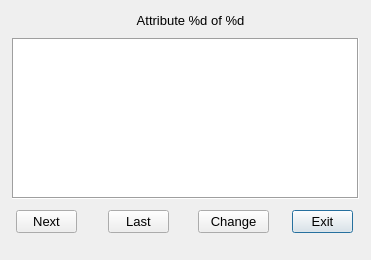
<?xml version="1.0" encoding="UTF-8"?>
<ui version="4.0">
 <class>AttributeEdit_Dialog</class>
 <widget class="QDialog" name="AttributeEdit_Dialog">
  <property name="geometry">
   <rect>
    <x>0</x>
    <y>0</y>
    <width>371</width>
    <height>260</height>
   </rect>
  </property>
  <property name="minimumSize">
   <size>
    <width>371</width>
    <height>260</height>
   </size>
  </property>
  <property name="maximumSize">
   <size>
    <width>371</width>
    <height>260</height>
   </size>
  </property>
  <property name="windowTitle">
   <string>Edit attribute</string>
  </property>
  <widget class="QTextEdit" name="_101">
   <property name="geometry">
    <rect>
     <x>12</x>
     <y>38</y>
     <width>347</width>
     <height>161</height>
    </rect>
   </property>
   <property name="font">
    <font>
     <family>Lucida Grande</family>
     <pointsize>10</pointsize>
    </font>
   </property>
   <property name="autoFillBackground">
    <bool>false</bool>
   </property>
   <property name="frameShape">
    <enum>QFrame::Box</enum>
   </property>
   <property name="frameShadow">
    <enum>QFrame::Sunken</enum>
   </property>
   <property name="lineWrapMode">
    <enum>QTextEdit::NoWrap</enum>
   </property>
   <property name="acceptRichText">
    <bool>false</bool>
   </property>
  </widget>
  <widget class="QPushButton" name="_102">
   <property name="geometry">
    <rect>
     <x>16</x>
     <y>210</y>
     <width>61</width>
     <height>23</height>
    </rect>
   </property>
   <property name="font">
    <font>
     <family>Lucida Grande</family>
     <pointsize>10</pointsize>
    </font>
   </property>
   <property name="contextMenuPolicy">
    <enum>Qt::DefaultContextMenu</enum>
   </property>
   <property name="text">
    <string>Next</string>
   </property>
   <property name="autoDefault">
    <bool>false</bool>
   </property>
  </widget>
  <widget class="QPushButton" name="_103">
   <property name="geometry">
    <rect>
     <x>108</x>
     <y>210</y>
     <width>61</width>
     <height>23</height>
    </rect>
   </property>
   <property name="font">
    <font>
     <family>Lucida Grande</family>
     <pointsize>10</pointsize>
    </font>
   </property>
   <property name="contextMenuPolicy">
    <enum>Qt::DefaultContextMenu</enum>
   </property>
   <property name="text">
    <string>Last</string>
   </property>
   <property name="autoDefault">
    <bool>false</bool>
   </property>
  </widget>
  <widget class="QPushButton" name="_1">
   <property name="geometry">
    <rect>
     <x>198</x>
     <y>210</y>
     <width>71</width>
     <height>23</height>
    </rect>
   </property>
   <property name="font">
    <font>
     <family>Lucida Grande</family>
     <pointsize>10</pointsize>
    </font>
   </property>
   <property name="contextMenuPolicy">
    <enum>Qt::DefaultContextMenu</enum>
   </property>
   <property name="text">
    <string>Change</string>
   </property>
   <property name="autoDefault">
    <bool>false</bool>
   </property>
  </widget>
  <widget class="QPushButton" name="_2">
   <property name="geometry">
    <rect>
     <x>292</x>
     <y>210</y>
     <width>61</width>
     <height>23</height>
    </rect>
   </property>
   <property name="font">
    <font>
     <family>Lucida Grande</family>
     <pointsize>10</pointsize>
    </font>
   </property>
   <property name="text">
    <string>Exit</string>
   </property>
   <property name="default">
    <bool>true</bool>
   </property>
  </widget>
  <widget class="QLabel" name="_100">
   <property name="geometry">
    <rect>
     <x>60</x>
     <y>10</y>
     <width>261</width>
     <height>20</height>
    </rect>
   </property>
   <property name="font">
    <font>
     <family>Lucida Grande</family>
     <pointsize>10</pointsize>
    </font>
   </property>
   <property name="text">
    <string>Attribute %d of %d</string>
   </property>
   <property name="alignment">
    <set>Qt::AlignCenter</set>
   </property>
  </widget>
 </widget>
 <tabstops>
  <tabstop>_102</tabstop>
  <tabstop>_103</tabstop>
  <tabstop>_1</tabstop>
  <tabstop>_2</tabstop>
  <tabstop>_101</tabstop>
 </tabstops>
 <resources/>
 <connections/>
</ui>
